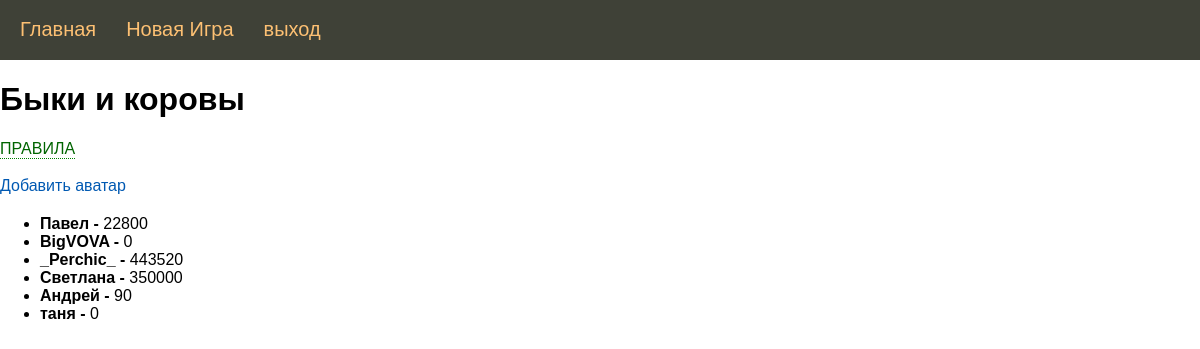
Before: / with the older database file.
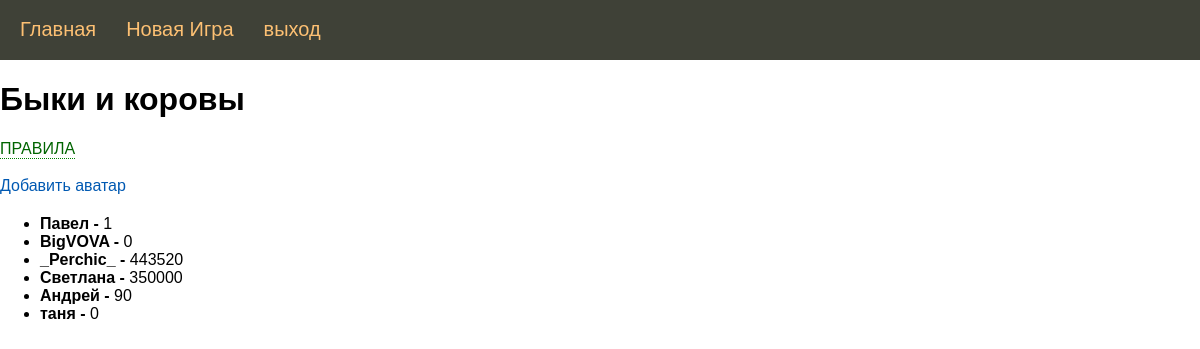
After: the same page with the newer database file.
### tables this page shows
CREATE TABLE "players" (
	"player_id"	INTEGER,
	"name"	TEXT NOT NULL,
	"pas"	TEXT NOT NULL,
	"score"	INTEGER DEFAULT 0,
	"avatar"	BLOB DEFAULT NULL,
	PRIMARY KEY("player_id" AUTOINCREMENT)
);

### bulls_cows.py (the view)
@app.route("/")
def index():
    scores = score()
    if 'userLogged' in session:
        if avatar(session['userLogged']) == 'no_ava':
            return render_template('index.html', scores=scores, username=session['userLogged'])
        else:
            return render_template('index.html', scores=scores, username=session['userLogged'])
    return render_template('index.html', scores=scores)

### cow_db.py (called while the page is built)
def score(name = ''):
    with sqlite3.connect("cow.db") as con:
        cur = con.cursor()
        cur.execute("""CREATE TABLE IF NOT EXISTS players(
            player_id INTEGER PRIMARY KEY AUTOINCREMENT,
            name TEXT NOT NULL,
            pas TEXT NOT NULL,
            score INTEGER DEFAULT 0
            )""")
        if name == '':
            cur.execute("SELECT name, score FROM players")
        else:
            cur.execute(f"SELECT score FROM players WHERE name = '{name}'")
            s = cur.fetchone()
            return s[0]
    return cur.fetchall()

### templates/index.html (shortened to what this page needs)
{% extends 'base_new.html' %}
{% block content %}
{{ super() }}
<h1>Быки и коровы</h1>
    <label for="hd-1" >ПРАВИЛА</label>
 <br/>
 <br/>
{% if ava %}
    <p>ava</p>
{% else %}
    <a href="{{url_for('add_ava')}}">Добавить аватар</a>
{% endif %}
 <br/>
{% endblock %}
{% block scores %}
    <ul>
    {% for scor in scores %}
        <li> <b>{{scor[0]}}  -  </b>{{scor[1]}} </li>
    {% endfor %}
    </ul>
{% endblock %}

### templates/base_new.html (shortened to what this page needs)
<!DOCTYPE html>
<html lang="ru">
<head>
    <link type="text/css" href="{{ url_for('static', filename='css/styles.css')}}" rel="stylesheet" />
</head>
<body>
{% block content %}
    {% block mainmenu %}
<div class="header">
<ul class="mainmenu">
<li><a href="{{url_for('index')}}">Главная</a></li>
<li><a href="{{url_for('login')}}">Новая Игра</a></li>
<li><a href="{{url_for('exit')}}">выход</a></li>
</ul>
</div>
    {% endblock mainmenu %}
{% endblock %}
{% block scores %}
{% endblock %}
</body>
</html>

### static/css/styles.css (style rules this page uses)
Html, body { font-family: 'Arial'; margin: 0; padding: 0; hieght: 100%; widght: 100%; }
a { color: #0059b2; text-decoration: none; }
.header { background: #3f4137; height: 60px; }
ul.mainmenu { list-style: none; hieght: 60px; margin: 0; padding: 0; color: #fdc073; font-size: 20px; overflow: hiden; }
ul.mainmenu li { float: left; margin: 18px 10px 0 20px; }
ul.mainmenu li a { color: #fdc073; text-decoration: none; }
.hide + label { border-bottom: 1px dotted green; padding: 0; color: darkgreen; cursor: pointer; display: inline-block; }

Changed rows visible on the page:
changed players "Павел": score "22800" → "1"
